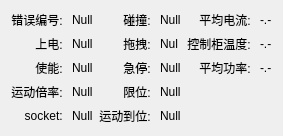
           <widget class="QWidget" name="">
            <property name="geometry">
             <rect>
              <x>0</x>
              <y>180</y>
              <width>321</width>
              <height>181</height>
             </rect>
            </property>
            <layout class="QGridLayout" name="gridLayout_11">
             <property name="sizeConstraint">
              <enum>QLayout::SetFixedSize</enum>
             </property>
             <item row="3" column="2">
              <widget class="QLabel" name="label_85">
               <property name="text">
                <string>限位: </string>
               </property>
               <property name="alignment">
                <set>Qt::AlignRight|Qt::AlignTrailing|Qt::AlignVCenter</set>
               </property>
              </widget>
             </item>
             <item row="0" column="2">
              <widget class="QLabel" name="label_67">
               <property name="text">
                <string>碰撞: </string>
               </property>
               <property name="alignment">
                <set>Qt::AlignRight|Qt::AlignTrailing|Qt::AlignVCenter</set>
               </property>
              </widget>
             </item>
             <item row="2" column="2">
              <widget class="QLabel" name="label_69">
               <property name="text">
                <string>急停: </string>
               </property>
               <property name="alignment">
                <set>Qt::AlignRight|Qt::AlignTrailing|Qt::AlignVCenter</set>
               </property>
              </widget>
             </item>
             <item row="1" column="0">
              <widget class="QLabel" name="label_12">
               <property name="text">
                <string>上电: </string>
               </property>
               <property name="alignment">
                <set>Qt::AlignRight|Qt::AlignTrailing|Qt::AlignVCenter</set>
               </property>
              </widget>
             </item>
             <item row="2" column="0">
              <widget class="QLabel" name="label_37">
               <property name="text">
                <string>使能: </string>
               </property>
               <property name="alignment">
                <set>Qt::AlignRight|Qt::AlignTrailing|Qt::AlignVCenter</set>
               </property>
              </widget>
             </item>
             <item row="1" column="4">
              <widget class="QLabel" name="label_11">
               <property name="text">
                <string>控制柜温度: </string>
               </property>
               <property name="alignment">
                <set>Qt::AlignRight|Qt::AlignTrailing|Qt::AlignVCenter</set>
               </property>
              </widget>
             </item>
             <item row="4" column="2">
              <widget class="QLabel" name="label_66">
               <property name="text">
                <string>运动到位: </string>
               </property>
               <property name="alignment">
                <set>Qt::AlignRight|Qt::AlignTrailing|Qt::AlignVCenter</set>
               </property>
              </widget>
             </item>
             <item row="2" column="1">
              <widget class="QLabel" name="enabled">
               <property name="text">
                <string>Null</string>
               </property>
              </widget>
             </item>
             <item row="1" column="1">
              <widget class="QLabel" name="powerOn">
               <property name="text">
                <string>Null</string>
               </property>
              </widget>
             </item>
             <item row="4" column="3">
              <widget class="QLabel" name="inpos">
               <property name="text">
                <string>Null</string>
               </property>
              </widget>
             </item>
             <item row="0" column="0">
              <widget class="QLabel" name="label_91">
               <property name="text">
                <string>错误编号: </string>
               </property>
               <property name="alignment">
                <set>Qt::AlignRight|Qt::AlignTrailing|Qt::AlignVCenter</set>
               </property>
              </widget>
             </item>
             <item row="0" column="1">
              <widget class="QLabel" name="errorCode">
               <property name="text">
                <string>Null</string>
               </property>
              </widget>
             </item>
             <item row="1" column="2">
              <widget class="QLabel" name="label_76">
               <property name="text">
                <string>拖拽: </string>
               </property>
               <property name="alignment">
                <set>Qt::AlignRight|Qt::AlignTrailing|Qt::AlignVCenter</set>
               </property>
              </widget>
             </item>
             <item row="1" column="3">
              <widget class="QLabel" name="dragStatus">
               <property name="text">
                <string>Nul</string>
               </property>
              </widget>
             </item>
             <item row="0" column="3">
              <widget class="QLabel" name="protectiveStop">
               <property name="text">
                <string>Null</string>
               </property>
              </widget>
             </item>
             <item row="0" column="4">
              <widget class="QLabel" name="label_13">
               <property name="text">
                <string>平均电流: </string>
               </property>
               <property name="alignment">
                <set>Qt::AlignRight|Qt::AlignTrailing|Qt::AlignVCenter</set>
               </property>
              </widget>
             </item>
             <item row="3" column="3">
              <widget class="QLabel" name="onSoftLimit">
               <property name="text">
                <string>Null</string>
               </property>
              </widget>
             </item>
             <item row="2" column="3">
              <widget class="QLabel" name="emergencyStop">
               <property name="text">
                <string>Null</string>
               </property>
              </widget>
             </item>
             <item row="3" column="0">
              <widget class="QLabel" name="label_68">
               <property name="text">
                <string>运动倍率: </string>
               </property>
               <property name="alignment">
                <set>Qt::AlignRight|Qt::AlignTrailing|Qt::AlignVCenter</set>
               </property>
              </widget>
             </item>
             <item row="4" column="0">
              <widget class="QLabel" name="label_86">
               <property name="text">
                <string>socket: </string>
               </property>
               <property name="alignment">
                <set>Qt::AlignRight|Qt::AlignTrailing|Qt::AlignVCenter</set>
               </property>
              </widget>
             </item>
             <item row="3" column="1">
              <widget class="QLabel" name="rap">
               <property name="text">
                <string>Null</string>
               </property>
              </widget>
             </item>
             <item row="4" column="1">
              <widget class="QLabel" name="socket">
               <property name="text">
                <string>Null</string>
               </property>
              </widget>
             </item>
             <item row="2" column="4">
              <widget class="QLabel" name="label_39">
               <property name="text">
                <string>平均功率: </string>
               </property>
               <property name="alignment">
                <set>Qt::AlignRight|Qt::AlignTrailing|Qt::AlignVCenter</set>
               </property>
              </widget>
             </item>
             <item row="0" column="5">
              <widget class="QLabel" name="avgA">
               <property name="text">
                <string>-.-</string>
               </property>
              </widget>
             </item>
             <item row="1" column="5">
              <widget class="QLabel" name="scbTemp">
               <property name="text">
                <string>-.-</string>
               </property>
              </widget>
             </item>
             <item row="2" column="5">
              <widget class="QLabel" name="avgP">
               <property name="text">
                <string>-.-</string>
               </property>
              </widget>
             </item>
            </layout>
           </widget>
